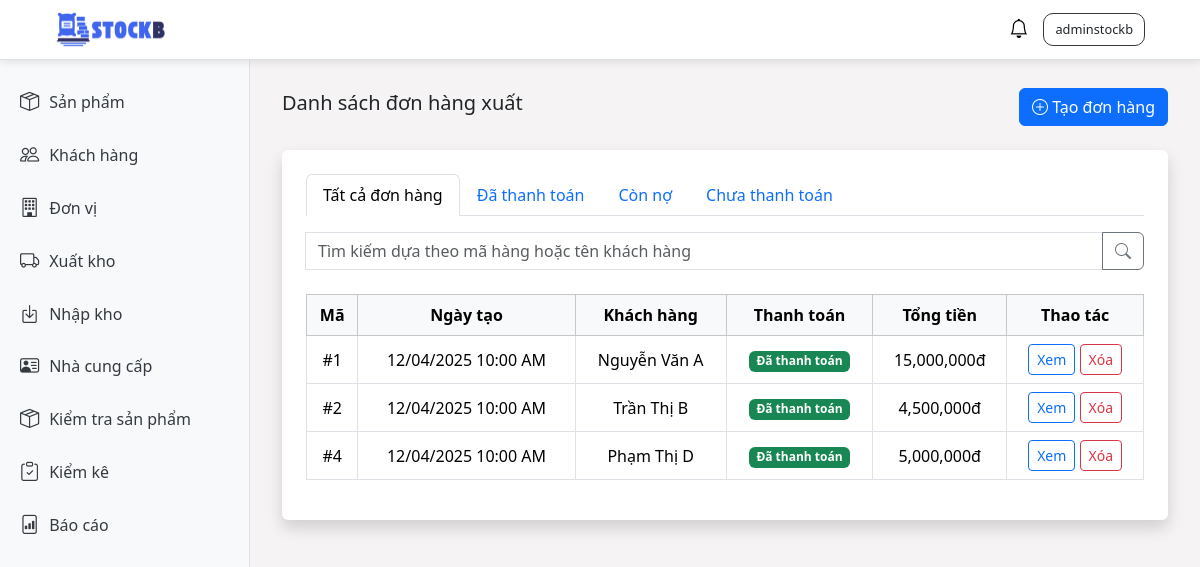
The page /stock-out/ (signed in) on the database as committed earlier.
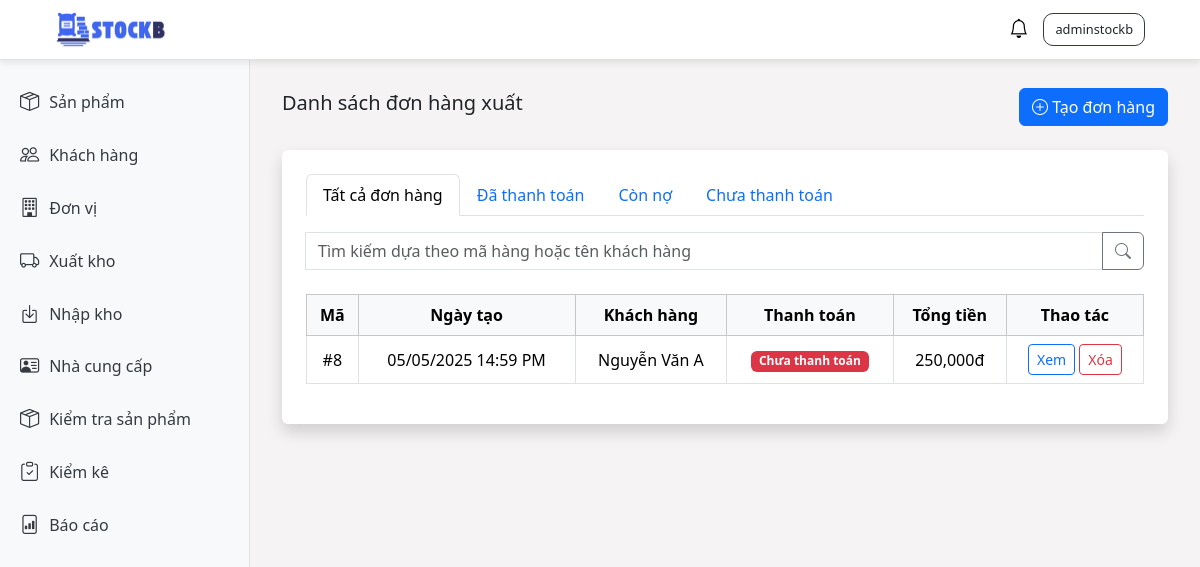
The same page on the database as committed later.
### stockb/models.py (models this page shows, shortened)
class StockOut(models.Model):
    PAYMENT_STATUS_CHOICES = [
        ('UNPAID', 'Chưa thanh toán'),
        ('PARTIALLY_PAID', 'Còn nợ'),
        ('PAID', 'Đã thanh toán'),
    ]
    export_date = models.DateTimeField()
    payment_status = models.CharField(
        max_length=20,
        choices=PAYMENT_STATUS_CHOICES,
        default='UNPAID'
    )
    notes = models.TextField(blank=True)
    employee = models.ForeignKey(User, on_delete=models.CASCADE)
    customer = models.ForeignKey(Customer, on_delete=models.CASCADE)
    amount_paid = models.DecimalField(max_digits=20, decimal_places=0, default=0)
    created_at = models.DateTimeField(auto_now_add=True)
    updated_at = models.DateTimeField(auto_now=True)

### stockb/views/stock_out_views.py (the view, shortened to what this page needs)
# urls.py: path('stock-out/', stock_out_views.stock_out, name='stock_out'),
@login_required
def stock_out(request):
    stock_outs = StockOut.objects.all().order_by('-export_date')
    stock_out_list = []
    filter_type = request.GET.get('filter', 'all')
    search_text = request.GET.get('search', '')
    if filter_type == 'partially_paid':
        stock_outs = stock_outs.filter(payment_status='PARTIALLY_PAID')
    elif filter_type == 'paid':
        stock_outs = stock_outs.filter(payment_status='PAID')
    elif filter_type == 'unpaid':
        stock_outs = stock_outs.filter(payment_status='UNPAID')
    for stock_out in stock_outs:
        total_amount = StockOutDetail.objects.filter(export_record=stock_out).aggregate(
            total=Sum(F('quantity') * F('product__selling_price') * (1 - F('discount') / 100))
        )['total'] or 0
        stock_out_list.append({
            'id': stock_out.id,
            'export_date': stock_out.export_date,
            'customer': f"{stock_out.customer.first_name} {stock_out.customer.last_name}",
            'payment_status': stock_out.payment_status,
            'total_amount': total_amount,
        })
    context = {
        "title": "Trang xuất kho",
        'filter_type': filter_type,
        "stock_out_list" : stock_out_list,
    }
    return render(request, "stock_out/stock_out_list.html", context)

### stockb/context_processors.py (called while the page is built)
def notifications(request):
    return {
        'notifications': Notification.objects.all()[:50]
    }

### stockb/templates/stock_out/stock_out_list.html (shortened to what this page needs)
{% extends 'base.html' %}
{% load humanize %}
{% block content %}
    <div class="d-flex justify-content-between align-items-center mb-4">
      <h5>Danh sách đơn hàng xuất</h5>
      <a href="create" class="btn btn-primary">
          <i class="bi bi-plus-circle"></i>
          Tạo đơn hàng
      </a>
    </div>
    <div class="container bg-white p-4 rounded shadow">
        <ul class="nav nav-tabs mb-3">
          <li class="nav-item">
            <a class="nav-link  {% if filter_type == 'all' %}active{% endif %}" href="?filter=all">Tất cả đơn hàng</a>
          </li>
          <li class="nav-item">
            <a class="nav-link {% if filter_type == 'paid' %}active{% endif %}" href="?filter=paid">Đã thanh toán</a>
          </li>
          <li class="nav-item">
            <a class="nav-link {% if filter_type == 'partially_paid' %}active{% endif %}" href="?filter=partially_paid">Còn nợ</a>
          </li>
          <li class="nav-item">
            <a class="nav-link {% if filter_type == 'unpaid' %}active{% endif %}" href="?filter=unpaid">Chưa thanh toán</a>
          </li>
        </ul>
        <div class="input-group mb-4">
           <form class="d-inline-block float-end w-100" method="GET">
            <div class="input-group">
                <input type="text" name="search" class="form-control" placeholder="Tìm kiếm dựa theo mã hàng hoặc tên khách hàng" value="{{ search_text }}">
                <button type="submit" class="btn btn-outline-secondary"><i class="bi bi-search"></i></button>
            </div>
          </form>
        </div>
        <div class="table-responsive">
          <table class="table table-bordered align-middle text-center">
            <thead class="table-light">
              <tr>
                <th scope="col">Mã</th>
                <th scope="col">Ngày tạo</th>
                <th scope="col">Khách hàng</th>
                <th scope="col">Thanh toán</th>
                <th scope="col">Tổng tiền</th>
                <th scope="col">Thao tác</th>
              </tr>
            </thead>
            {% for item in stock_out_list %}
            <tbody>
              <tr>
                <td>#{{item.id}}</td>
                <td>{{item.export_date|date:"d/m/Y H:i A"}}</td>
                <td>{{item.customer}}</td>
                <td>
                  {% if item.payment_status == "PAID" %}
                    <span class="badge bg-success">Đã thanh toán</span>
                  {% elif item.payment_status == "PARTIALLY_PAID" %}
                    <span class="badge bg-warning">Còn nợ</span>
                  {% else %}
                    <span class="badge bg-danger">Chưa thanh toán</span>
                  {% endif %}
                </td>
                <td>{{ item.total_amount|intcomma }}đ</td>
                <td>
                  <a href="{% url 'stock_out_update' item.id %}" class="btn btn-sm btn-outline-primary">Xem</a>
                  <form method="POST" action="{% url 'stock_out_delete' pk=item.id %}" style="display:inline;" onsubmit="return confirm('Bạn có chắc chắn muốn xóa đơn xuất này không?');">
                            <button type="submit" class="btn btn-sm btn-outline-danger">Xóa</button>
                  </form>
                </td>
              </tr>
            </tbody>
            {% endfor %}
          </table>
    </div>
  </div>
{% endblock %}

Rows that differ between the two databases and show on the page:
removed StockOut: export_date "12/04/2025 10:00 AM"
removed StockOut: export_date "12/04/2025 10:00 AM"
removed StockOut: export_date "12/04/2025 10:00 AM"
added StockOut: export_date "05/05/2025 14:59 PM"
Other text that changed with them:
new list line: "# 8 Nguyễn Văn A Chưa thanh toán 250,000 đ Xem Xóa"
list line gone: "# 1 Nguyễn Văn A Đã thanh toán 15,000,000 đ Xem Xóa"
list line gone: "# 2 Trần Thị B Đã thanh toán 4,500,000 đ Xem Xóa"
list line gone: "# 4 Phạm Thị D Đã thanh toán 5,000,000 đ Xem Xóa"
